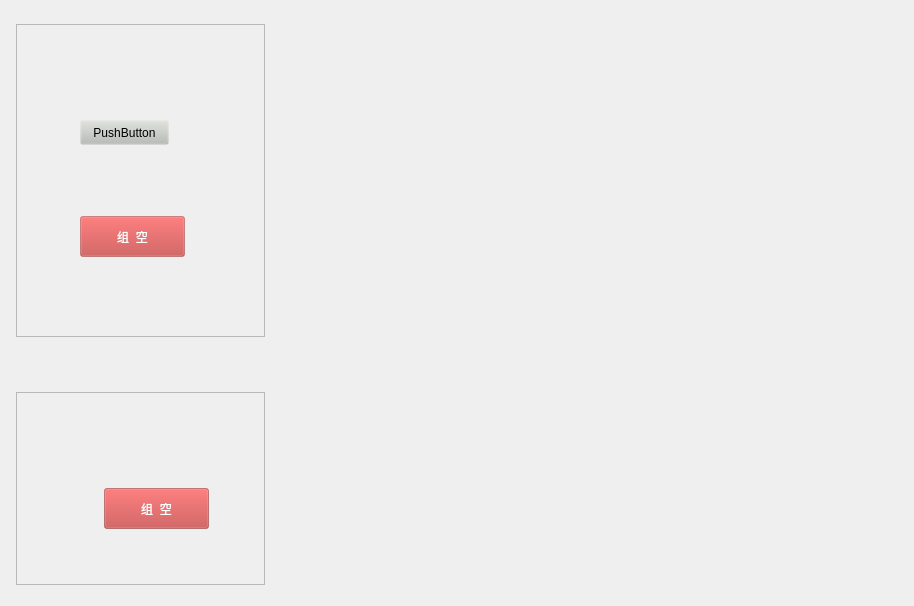
     <widget class="QWidget" name="modularChillerPage">
      <widget class="QFrame" name="frame_5">
       <property name="geometry">
        <rect>
         <x>16</x>
         <y>24</y>
         <width>249</width>
         <height>313</height>
        </rect>
       </property>
       <property name="styleSheet">
        <string notr="true">#frame_5{
border-image: url(:/UI/Widget/System_Chiller_1.png);}</string>
       </property>
       <property name="frameShape">
        <enum>QFrame::StyledPanel</enum>
       </property>
       <property name="frameShadow">
        <enum>QFrame::Raised</enum>
       </property>
       <widget class="QPushButton" name="pushButton_7">
        <property name="geometry">
         <rect>
          <x>64</x>
          <y>96</y>
          <width>89</width>
          <height>25</height>
         </rect>
        </property>
        <property name="palette">
         <palette>
          <active>
           <colorrole role="Button">
            <brush brushstyle="SolidPattern">
             <color alpha="255">
              <red>186</red>
              <green>189</green>
              <blue>182</blue>
             </color>
            </brush>
           </colorrole>
           <colorrole role="Base">
            <brush brushstyle="SolidPattern">
             <color alpha="0">
              <red>0</red>
              <green>0</green>
              <blue>0</blue>
             </color>
            </brush>
           </colorrole>
           <colorrole role="Window">
            <brush brushstyle="SolidPattern">
             <color alpha="0">
              <red>0</red>
              <green>0</green>
              <blue>0</blue>
             </color>
            </brush>
           </colorrole>
          </active>
          <inactive>
           <colorrole role="Button">
            <brush brushstyle="SolidPattern">
             <color alpha="255">
              <red>186</red>
              <green>189</green>
              <blue>182</blue>
             </color>
            </brush>
           </colorrole>
           <colorrole role="Base">
            <brush brushstyle="SolidPattern">
             <color alpha="0">
              <red>0</red>
              <green>0</green>
              <blue>0</blue>
             </color>
            </brush>
           </colorrole>
           <colorrole role="Window">
            <brush brushstyle="SolidPattern">
             <color alpha="0">
              <red>0</red>
              <green>0</green>
              <blue>0</blue>
             </color>
            </brush>
           </colorrole>
          </inactive>
          <disabled>
           <colorrole role="Button">
            <brush brushstyle="SolidPattern">
             <color alpha="255">
              <red>186</red>
              <green>189</green>
              <blue>182</blue>
             </color>
            </brush>
           </colorrole>
           <colorrole role="Base">
            <brush brushstyle="SolidPattern">
             <color alpha="0">
              <red>0</red>
              <green>0</green>
              <blue>0</blue>
             </color>
            </brush>
           </colorrole>
           <colorrole role="Window">
            <brush brushstyle="SolidPattern">
             <color alpha="0">
              <red>0</red>
              <green>0</green>
              <blue>0</blue>
             </color>
            </brush>
           </colorrole>
          </disabled>
         </palette>
        </property>
        <property name="toolTip">
         <string/>
        </property>
        <property name="text">
         <string>PushButton</string>
        </property>
       </widget>
       <widget class="QPushButton" name="pushButton_10">
        <property name="geometry">
         <rect>
          <x>64</x>
          <y>192</y>
          <width>105</width>
          <height>41</height>
         </rect>
        </property>
        <property name="palette">
         <palette>
          <active>
           <colorrole role="Button">
            <brush brushstyle="SolidPattern">
             <color alpha="100">
              <red>191</red>
              <green>64</green>
              <blue>64</blue>
             </color>
            </brush>
           </colorrole>
           <colorrole role="ButtonText">
            <brush brushstyle="SolidPattern">
             <color alpha="255">
              <red>255</red>
              <green>255</green>
              <blue>255</blue>
             </color>
            </brush>
           </colorrole>
           <colorrole role="Base">
            <brush brushstyle="SolidPattern">
             <color alpha="100">
              <red>191</red>
              <green>64</green>
              <blue>64</blue>
             </color>
            </brush>
           </colorrole>
           <colorrole role="Window">
            <brush brushstyle="SolidPattern">
             <color alpha="100">
              <red>191</red>
              <green>64</green>
              <blue>64</blue>
             </color>
            </brush>
           </colorrole>
          </active>
          <inactive>
           <colorrole role="Button">
            <brush brushstyle="SolidPattern">
             <color alpha="100">
              <red>191</red>
              <green>64</green>
              <blue>64</blue>
             </color>
            </brush>
           </colorrole>
           <colorrole role="ButtonText">
            <brush brushstyle="SolidPattern">
             <color alpha="255">
              <red>255</red>
              <green>255</green>
              <blue>255</blue>
             </color>
            </brush>
           </colorrole>
           <colorrole role="Base">
            <brush brushstyle="SolidPattern">
             <color alpha="100">
              <red>191</red>
              <green>64</green>
              <blue>64</blue>
             </color>
            </brush>
           </colorrole>
           <colorrole role="Window">
            <brush brushstyle="SolidPattern">
             <color alpha="100">
              <red>191</red>
              <green>64</green>
              <blue>64</blue>
             </color>
            </brush>
           </colorrole>
          </inactive>
          <disabled>
           <colorrole role="Button">
            <brush brushstyle="SolidPattern">
             <color alpha="100">
              <red>191</red>
              <green>64</green>
              <blue>64</blue>
             </color>
            </brush>
           </colorrole>
           <colorrole role="ButtonText">
            <brush brushstyle="SolidPattern">
             <color alpha="255">
              <red>190</red>
              <green>190</green>
              <blue>190</blue>
             </color>
            </brush>
           </colorrole>
           <colorrole role="Base">
            <brush brushstyle="SolidPattern">
             <color alpha="100">
              <red>191</red>
              <green>64</green>
              <blue>64</blue>
             </color>
            </brush>
           </colorrole>
           <colorrole role="Window">
            <brush brushstyle="SolidPattern">
             <color alpha="100">
              <red>191</red>
              <green>64</green>
              <blue>64</blue>
             </color>
            </brush>
           </colorrole>
          </disabled>
         </palette>
        </property>
        <property name="styleSheet">
         <string notr="true">
background-color: rgba(191, 64, 64, 100);</string>
        </property>
        <property name="text">
         <string>组  空</string>
        </property>
       </widget>
      </widget>
      <widget class="QFrame" name="frame_6">
       <property name="geometry">
        <rect>
         <x>16</x>
         <y>392</y>
         <width>249</width>
         <height>193</height>
        </rect>
       </property>
       <property name="styleSheet">
        <string notr="true">#frame_6{
border-image: url(:/UI/Widget/System_Chiller_5.png);}</string>
       </property>
       <property name="frameShape">
        <enum>QFrame::StyledPanel</enum>
       </property>
       <property name="frameShadow">
        <enum>QFrame::Raised</enum>
       </property>
       <widget class="QPushButton" name="pushButton_9">
        <property name="geometry">
         <rect>
          <x>88</x>
          <y>96</y>
          <width>105</width>
          <height>41</height>
         </rect>
        </property>
        <property name="palette">
         <palette>
          <active>
           <colorrole role="Button">
            <brush brushstyle="SolidPattern">
             <color alpha="123">
              <red>191</red>
              <green>64</green>
              <blue>64</blue>
             </color>
            </brush>
           </colorrole>
           <colorrole role="ButtonText">
            <brush brushstyle="SolidPattern">
             <color alpha="255">
              <red>255</red>
              <green>255</green>
              <blue>255</blue>
             </color>
            </brush>
           </colorrole>
           <colorrole role="Base">
            <brush brushstyle="SolidPattern">
             <color alpha="123">
              <red>191</red>
              <green>64</green>
              <blue>64</blue>
             </color>
            </brush>
           </colorrole>
           <colorrole role="Window">
            <brush brushstyle="SolidPattern">
             <color alpha="123">
              <red>191</red>
              <green>64</green>
              <blue>64</blue>
             </color>
            </brush>
           </colorrole>
          </active>
          <inactive>
           <colorrole role="Button">
            <brush brushstyle="SolidPattern">
             <color alpha="123">
              <red>191</red>
              <green>64</green>
              <blue>64</blue>
             </color>
            </brush>
           </colorrole>
           <colorrole role="ButtonText">
            <brush brushstyle="SolidPattern">
             <color alpha="255">
              <red>255</red>
              <green>255</green>
              <blue>255</blue>
             </color>
            </brush>
           </colorrole>
           <colorrole role="Base">
            <brush brushstyle="SolidPattern">
             <color alpha="123">
              <red>191</red>
              <green>64</green>
              <blue>64</blue>
             </color>
            </brush>
           </colorrole>
           <colorrole role="Window">
            <brush brushstyle="SolidPattern">
             <color alpha="123">
              <red>191</red>
              <green>64</green>
              <blue>64</blue>
             </color>
            </brush>
           </colorrole>
          </inactive>
          <disabled>
           <colorrole role="Button">
            <brush brushstyle="SolidPattern">
             <color alpha="123">
              <red>191</red>
              <green>64</green>
              <blue>64</blue>
             </color>
            </brush>
           </colorrole>
           <colorrole role="ButtonText">
            <brush brushstyle="SolidPattern">
             <color alpha="255">
              <red>190</red>
              <green>190</green>
              <blue>190</blue>
             </color>
            </brush>
           </colorrole>
           <colorrole role="Base">
            <brush brushstyle="SolidPattern">
             <color alpha="123">
              <red>191</red>
              <green>64</green>
              <blue>64</blue>
             </color>
            </brush>
           </colorrole>
           <colorrole role="Window">
            <brush brushstyle="SolidPattern">
             <color alpha="123">
              <red>191</red>
              <green>64</green>
              <blue>64</blue>
             </color>
            </brush>
           </colorrole>
          </disabled>
         </palette>
        </property>
        <property name="styleSheet">
         <string notr="true">background-color: rgba(191, 64, 64, 123);</string>
        </property>
        <property name="text">
         <string>组  空</string>
        </property>
       </widget>
      </widget>
      <widget class="QStackedWidget" name="modularChillerStackedWidget">
       <property name="geometry">
        <rect>
         <x>264</x>
         <y>16</y>
         <width>641</width>
         <height>581</height>
        </rect>
       </property>
       <widget class="QWidget" name="page_2"/>
      </widget>
     </widget>
